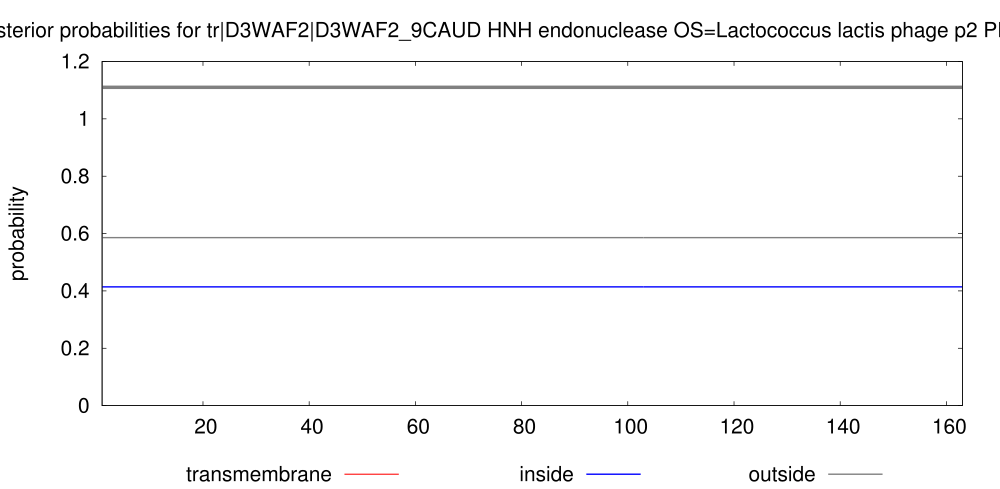

This chart was generated by the following gnuplot code:
set arrow from 1,1.11 to 163,1.11 nohead lt 9 lw 10
set key below
set title "TMHMM posterior probabilities for tr|D3WAF2|D3WAF2_9CAUD HNH endonuclease OS=Lactococcus lactis phage p2 PE=4 SV=1 ORF=45"
set yrange [0:1.2]
set size 2., 1.4
#set xlabel "position"
set ylabel "probability"
set xrange [1:163]
# Make the ps plot
set term postscript eps color solid "Helvetica" 30
set output "./TMHMM_9908/tr_D3WAF2_D3WAF2_9CAUD.eps"
plot "./TMHMM_9908/tr_D3WAF2_D3WAF2_9CAUD.plp" using 1:4 title "transmembrane" with impulses lt 1 lw 3, \
"" using 1:3 title "inside" with line lt 3 lw 4, \
"" using 1:5 title "outside" with line lt 9 lw 4
exit
